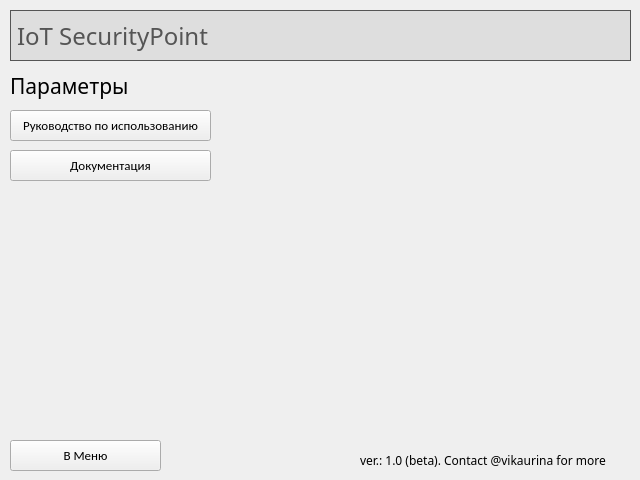
<?xml version="1.0" encoding="UTF-8"?>
<ui version="4.0">
 <class>IoT_SecurityPoint</class>
 <widget class="QMainWindow" name="IoT_SecurityPoint">
  <property name="geometry">
   <rect>
    <x>0</x>
    <y>0</y>
    <width>640</width>
    <height>480</height>
   </rect>
  </property>
  <property name="windowTitle">
   <string>MainWindow</string>
  </property>
  <widget class="QWidget" name="centralwidget">
   <widget class="QLabel" name="header_name">
    <property name="geometry">
     <rect>
      <x>10</x>
      <y>10</y>
      <width>621</width>
      <height>51</height>
     </rect>
    </property>
    <property name="font">
     <font>
      <family>Calibri Light</family>
      <pointsize>18</pointsize>
     </font>
    </property>
    <property name="styleSheet">
     <string notr="true">color: rgb(85, 85, 85);
border-color: rgb(85, 85, 85);
background-color: rgb(222, 222, 222);</string>
    </property>
    <property name="frameShape">
     <enum>QFrame::Box</enum>
    </property>
    <property name="frameShadow">
     <enum>QFrame::Plain</enum>
    </property>
    <property name="text">
     <string>IoT SecurityPoint</string>
    </property>
   </widget>
   <widget class="QPushButton" name="btn_back">
    <property name="geometry">
     <rect>
      <x>10</x>
      <y>440</y>
      <width>151</width>
      <height>31</height>
     </rect>
    </property>
    <property name="font">
     <font>
      <family>Calibri</family>
      <pointsize>10</pointsize>
     </font>
    </property>
    <property name="text">
     <string>В Меню</string>
    </property>
   </widget>
   <widget class="QLabel" name="header_name_set">
    <property name="geometry">
     <rect>
      <x>10</x>
      <y>60</y>
      <width>621</width>
      <height>51</height>
     </rect>
    </property>
    <property name="font">
     <font>
      <family>Calibri Light</family>
      <pointsize>16</pointsize>
     </font>
    </property>
    <property name="frameShape">
     <enum>QFrame::NoFrame</enum>
    </property>
    <property name="frameShadow">
     <enum>QFrame::Plain</enum>
    </property>
    <property name="text">
     <string>Параметры</string>
    </property>
   </widget>
   <widget class="QLabel" name="bottom_note">
    <property name="geometry">
     <rect>
      <x>360</x>
      <y>450</y>
      <width>271</width>
      <height>20</height>
     </rect>
    </property>
    <property name="font">
     <font>
      <family>Calibri Light</family>
      <pointsize>9</pointsize>
     </font>
    </property>
    <property name="text">
     <string>ver.: 1.0 (beta). Contact @vikaurina for more</string>
    </property>
   </widget>
   <widget class="QPushButton" name="btn_app_doc">
    <property name="geometry">
     <rect>
      <x>10</x>
      <y>110</y>
      <width>201</width>
      <height>31</height>
     </rect>
    </property>
    <property name="font">
     <font>
      <family>Calibri</family>
      <pointsize>10</pointsize>
     </font>
    </property>
    <property name="text">
     <string>Руководство по использованию</string>
    </property>
   </widget>
   <widget class="QPushButton" name="btn_tech_doc">
    <property name="geometry">
     <rect>
      <x>10</x>
      <y>150</y>
      <width>201</width>
      <height>31</height>
     </rect>
    </property>
    <property name="font">
     <font>
      <family>Calibri</family>
      <pointsize>10</pointsize>
     </font>
    </property>
    <property name="text">
     <string>Документация</string>
    </property>
   </widget>
  </widget>
 </widget>
 <resources/>
 <connections/>
</ui>
